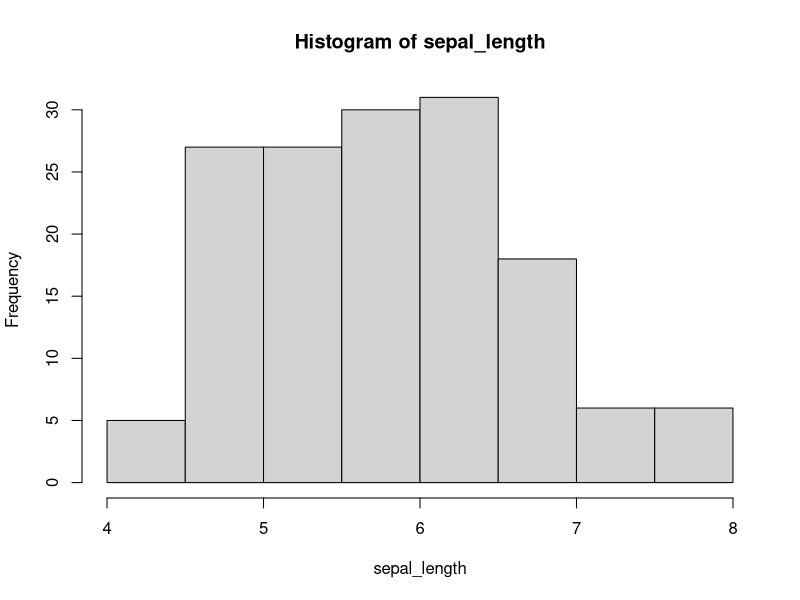
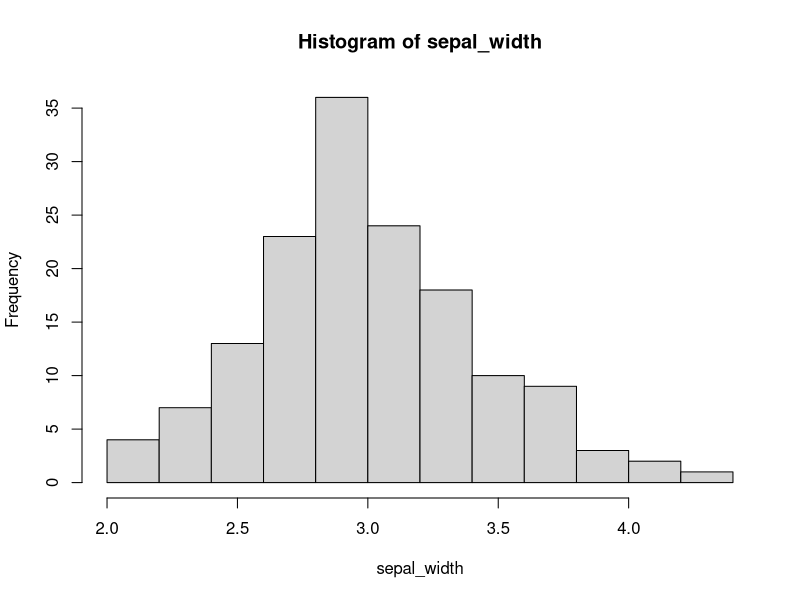
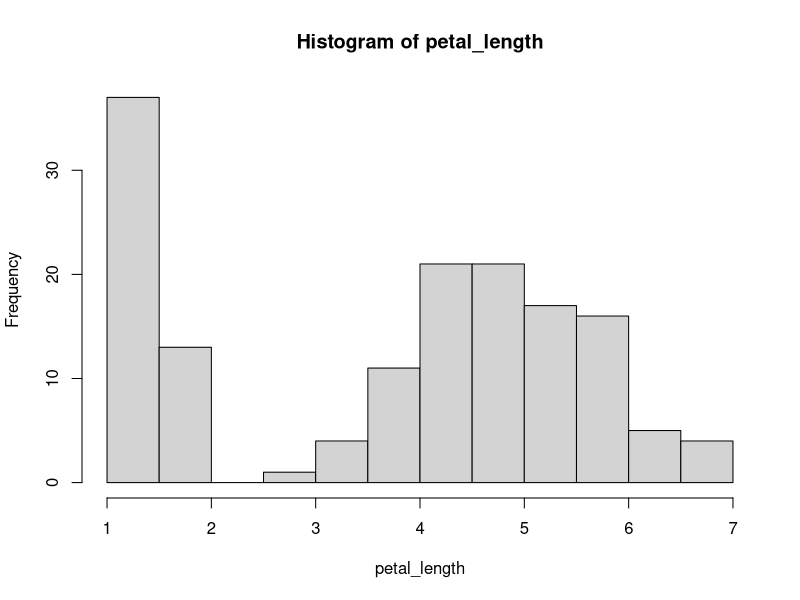
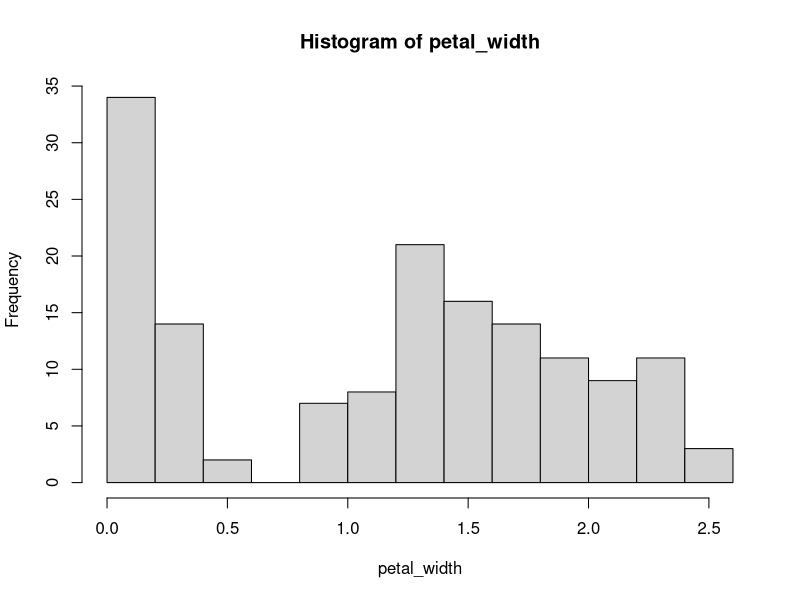

The R script that drew these images, in order:
# Primera columna de datos
sepal_length <- c(5.1, 4.9, 4.7, 4.6, 5.0, 5.4, 4.6, 5.0, 4.4, 4.9, 5.4, 4.8, 4.8, 4.3, 5.8, 5.7, 5.4, 5.1, 5.7, 5.1, 5.4, 5.1, 4.6, 5.1, 4.8, 5.0, 5.0, 5.2, 5.2, 4.7, 4.8, 5.4, 5.2, 5.5, 4.9, 5.0, 5.5, 4.9, 4.4, 5.1, 5.0, 4.5, 4.4, 5.0, 5.1, 4.8, 5.1, 4.6, 5.3, 5.0, 7.0, 6.4, 6.9, 5.5, 6.5, 5.7, 6.3, 4.9, 6.6, 5.2, 5.0, 5.9, 6.0, 6.1, 5.6, 6.7, 5.6, 5.8, 6.2, 5.6, 5.9, 6.1, 6.3, 6.1, 6.4, 6.6, 6.8, 6.7, 6.0, 5.7, 5.5, 5.5, 5.8, 6.0, 5.4, 6.0, 6.7, 6.3, 5.6, 5.5, 5.5, 6.1, 5.8, 5.0, 5.6, 5.7, 5.7, 6.2, 5.1, 5.7, 6.3, 5.8, 7.1, 6.3, 6.5, 7.6, 4.9, 7.3, 6.7, 7.2, 6.5, 6.4, 6.8, 5.7, 5.8, 6.4, 6.5, 7.7, 7.7, 6.0, 6.9, 5.6, 7.7, 6.3, 6.7, 7.2, 6.2, 6.1, 6.4, 7.2, 7.4, 7.9, 6.4, 6.3, 6.1, 7.7, 6.3, 6.4, 6.0, 6.9, 6.7, 6.9, 5.8, 6.8, 6.7, 6.7, 6.3, 6.5, 6.2, 5.9)
#Segunda
sepal_width <- c( 3.5, 3.0, 3.2, 3.1, 3.6, 3.9, 3.4, 3.4, 2.9, 3.1, 3.7, 3.4, 3.0, 3.0, 4.0, 4.4, 3.9, 3.5, 3.8, 3.8, 3.4, 3.7, 3.6, 3.3, 3.4, 3.0, 3.4, 3.5, 3.4, 3.2, 3.1, 3.4, 4.1, 4.2, 3.1, 3.2, 3.5, 3.6, 3.0, 3.4, 3.5, 2.3, 3.2, 3.5, 3.8, 3.0, 3.8, 3.2, 3.7, 3.3, 3.2, 3.2, 3.1, 2.3, 2.8, 2.8, 3.3, 2.4, 2.9, 2.7, 2.0, 3.0, 2.2, 2.9, 2.9, 3.1, 3.0, 2.7, 2.2, 2.5, 3.2, 2.8, 2.5, 2.8, 2.9, 3.0, 2.8, 3.0, 2.9, 2.6, 2.4, 2.4, 2.7, 2.7, 3.0, 3.4, 3.1, 2.3, 3.0, 2.5, 2.6, 3.0, 2.6, 2.3, 2.7, 3.0, 2.9, 2.9, 2.5, 2.8, 3.3, 2.7, 3.0, 2.9, 3.0, 3.0, 2.5, 2.9, 2.5, 3.6, 3.2, 2.7, 3.0, 2.5, 2.8, 3.2, 3.0, 3.8, 2.6, 2.2, 3.2, 2.8, 2.8, 2.7, 3.3, 3.2, 2.8, 3.0, 2.8, 3.0, 2.8, 3.8, 2.8, 2.8, 2.6, 3.0, 3.4, 3.1, 3.0, 3.1, 3.1, 3.1, 2.7, 3.2, 3.3, 3.0, 2.5, 3.0, 3.4, 3.0)
#Tercera

petal_length <- c(1.4, 1.4, 1.3, 1.5, 1.4, 1.7, 1.4, 1.5, 1.4, 1.5, 1.5, 1.6, 1.4, 1.1, 1.2, 1.5, 1.3, 1.4, 1.7, 1.5, 1.7, 1.5, 1.0, 1.7, 1.9, 1.6, 1.6, 1.5, 1.4, 1.6, 1.6, 1.5, 1.5, 1.4, 1.5, 1.2, 1.3, 1.4, 1.3, 1.5, 1.3, 1.3, 1.3, 1.6, 1.9, 1.4, 1.6, 1.4, 1.5, 1.4, 4.7, 4.5, 4.9, 4.0, 4.6, 4.5, 4.7, 3.3, 4.6, 3.9, 3.5, 4.2, 4.0, 4.7, 3.6, 4.4, 4.5, 4.1, 4.5, 3.9, 4.8, 4.0, 4.9, 4.7, 4.3, 4.4, 4.8, 5.0, 4.5, 3.5, 3.8, 3.7, 3.9, 5.1, 4.5, 4.5, 4.7, 4.4, 4.1, 4.0, 4.4, 4.6, 4.0, 3.3, 4.2, 4.2, 4.2, 4.3, 3.0, 4.1, 6.0, 5.1, 5.9, 5.6, 5.8, 6.6, 4.5, 6.3, 5.8, 6.1, 5.1, 5.3, 5.5, 5.0, 5.1, 5.3, 5.5, 6.7, 6.9, 5.0, 5.7, 4.9, 6.7, 4.9, 5.7, 6.0, 4.8, 4.9, 5.6, 5.8, 6.1, 6.4, 5.6, 5.1, 5.6, 6.1, 5.6, 5.5, 4.8, 5.4, 5.6, 5.1, 5.1, 5.9, 5.7, 5.2, 5.0, 5.2, 5.4, 5.1)

#Cuarta
petal_width <- c(0.2, 0.2, 0.2, 0.2, 0.2, 0.4, 0.3, 0.2, 0.2, 0.1, 0.2, 0.2, 0.1, 0.1, 0.2, 0.4, 0.4, 0.3, 0.3, 0.3, 0.2, 0.4, 0.2, 0.5, 0.2, 0.2, 0.4, 0.2, 0.2, 0.2, 0.2, 0.4, 0.1, 0.2, 0.2, 0.2, 0.2, 0.1, 0.2, 0.2, 0.3, 0.3, 0.2, 0.6, 0.4, 0.3, 0.2, 0.2, 0.2, 0.2, 1.4, 1.5, 1.5, 1.3, 1.5, 1.3, 1.6, 1.0, 1.3, 1.4, 1.0, 1.5, 1.0, 1.4, 1.3, 1.4, 1.5, 1.0, 1.5, 1.1, 1.8, 1.3, 1.5, 1.2, 1.3, 1.4, 1.4, 1.7, 1.5, 1.0, 1.1, 1.0, 1.2, 1.6, 1.5, 1.6, 1.5, 1.3, 1.3, 1.3, 1.2, 1.4, 1.2, 1.0, 1.3, 1.2, 1.3, 1.3, 1.1, 1.3, 2.5, 1.9, 2.1, 1.8, 2.2, 2.1, 1.7, 1.8, 1.8, 2.5, 2.0, 1.9, 2.1, 2.0, 2.4, 2.3, 1.8, 2.2, 2.3, 1.5, 2.3, 2.0, 2.0, 1.8, 2.1, 1.8, 1.8, 1.8, 2.1, 1.6, 1.9, 2.0, 2.2, 1.5, 1.4, 2.3, 2.4, 1.8, 1.8, 2.1, 2.4, 2.3, 1.9, 2.3, 2.5, 2.3, 1.9, 2.0, 2.3, 1.8)

cat("sepal length");
summary(sepal_length);
hist(sepal_length);


cat("sepal width");
summary(sepal_width);
hist(sepal_width);

cat("petal length");
summary(petal_length);
hist(petal_length);

cat("petal width");
summary(petal_width);
hist(petal_width);
